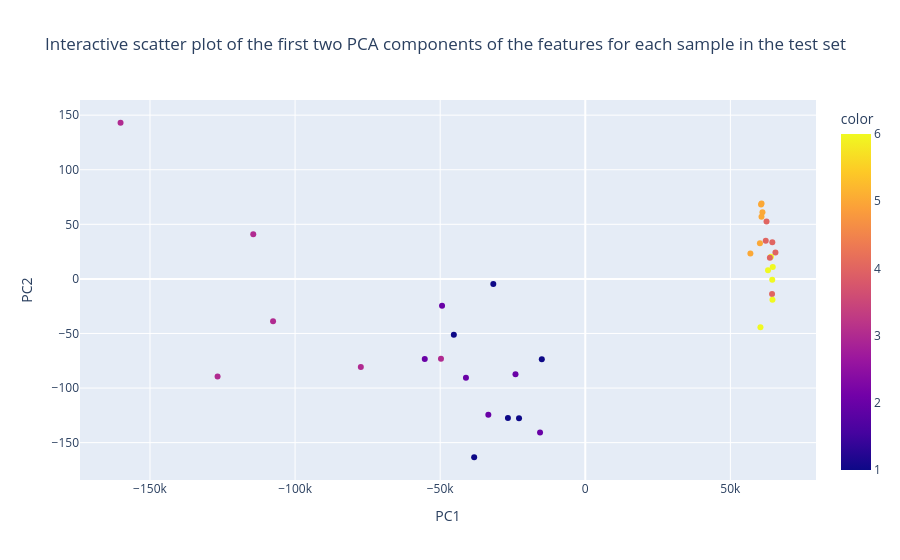

The code cell stored with this chart in its notebook:
### Code cell
fig = px.scatter(pca_features_xTest_df, x='PC1', y='PC2', color=y_test, title="Interactive scatter plot of the first two PCA components of the features for each sample in the test set") # Plotting the Interactive scatter plot of the first two PCA components of the features for each sample in the test set in Plotly
fig.show()

### Figure 1 — Plotly figure (JSON) as saved in the notebook; plotly's stock layout.template omitted (floating-point values rounded to 4 significant figures)
{"data": [{"hovertemplate": "PC1=%{x}<br>PC2=%{y}<br>color=%{marker.color}<extra></extra>", "legendgroup": "", "marker": {"color": [3, 3, 6, 2, 6, 5, 6, 1, 1, 3, 5, 6, 1, 5, 3, 4, 5, 5, 1, 6, 4, 1, 2, 5, 2, 1, 3, 6, 3, 4, 4, 4, 4, 2, 2, 2], "coloraxis": "coloraxis", "symbol": "circle"}, "mode": "markers", "name": "", "orientation": "v", "showlegend": false, "type": "scatter", "x": [-126700.0, -114400.0, 60360.0, -33410.0, 63970.0, 56900.0, 64420.0, -38290.0, -26660.0, -77340.0, 60720.0, 62960.0, -31700.0, 60180.0, -107600.0, 64360.0, 60570.0, 61050.0, -14980.0, 64500.0, 62190.0, -22840.0, -24050.0, 60730.0, -49360.0, -45300.0, -160100.0, 64600.0, -49730.0, 62450.0, 65530.0, 64450.0, 63610.0, -55320.0, -41120.0, -15590.0], "xaxis": "x", "y": [-89.34, 40.97, -44.19, -124.5, 20.25, 23.23, -0.7764, -163.4, -127.5, -80.78, 56.94, 7.902, -4.643, 32.55, -38.76, -13.87, 68.14, 61.1, -73.58, -19.05, 34.84, -127.7, -87.41, 69.14, -24.71, -51.16, 143.0, 10.87, -73.26, 52.56, 24.2, 33.55, 19.49, -73.32, -90.64, -140.6], "yaxis": "y"}], "layout": {"coloraxis": {"colorbar": {"title": {"text": "color"}}, "colorscale": [[0.0, "#0d0887"], [0.1111, "#46039f"], [0.2222, "#7201a8"], [0.3333, "#9c179e"], [0.4444, "#bd3786"], [0.5556, "#d8576b"], [0.6667, "#ed7953"], [0.7778, "#fb9f3a"], [0.8889, "#fdca26"], [1.0, "#f0f921"]]}, "legend": {"tracegroupgap": 0}, "title": {"text": "Interactive scatter plot of the first two PCA components of the features for each sample in the test set"}, "xaxis": {"anchor": "y", "domain": [0.0, 1.0], "title": {"text": "PC1"}}, "yaxis": {"anchor": "x", "domain": [0.0, 1.0], "title": {"text": "PC2"}}}}
